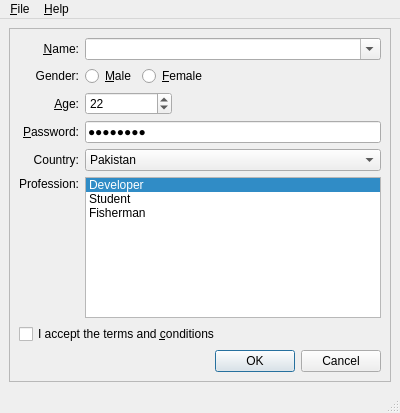
<ui version="4.0" >
 <class>MainWindowOfStylesheet</class>
 <widget class="QMainWindow" name="MainWindowOfStylesheet" >
  <property name="geometry" >
   <rect>
    <x>0</x>
    <y>0</y>
    <width>400</width>
    <height>413</height>
   </rect>
  </property>
  <property name="windowTitle" >
   <string>Style Sheet</string>
  </property>
  <widget class="QWidget" name="centralwidget" >
   <layout class="QVBoxLayout" >
    <property name="margin" >
     <number>9</number>
    </property>
    <property name="spacing" >
     <number>6</number>
    </property>
    <item>
     <widget class="QFrame" name="mainFrame" >
      <property name="frameShape" >
       <enum>QFrame::StyledPanel</enum>
      </property>
      <property name="frameShadow" >
       <enum>QFrame::Raised</enum>
      </property>
      <layout class="QGridLayout" >
       <property name="margin" >
        <number>9</number>
       </property>
       <property name="spacing" >
        <number>6</number>
       </property>
       <item row="6" column="0" colspan="5" >
        <widget class="QCheckBox" name="agreeCheckBox" >
         <property name="toolTip" >
          <string>Please read the LICENSE file before checking</string>
         </property>
         <property name="text" >
          <string>I accept the terms and &amp;conditions</string>
         </property>
        </widget>
       </item>
       <item row="5" column="0" >
        <widget class="QLabel" name="label" >
         <property name="text" >
          <string>Profession:</string>
         </property>
         <property name="alignment" >
          <set>Qt::AlignRight|Qt::AlignTop|Qt::AlignTrailing</set>
         </property>
         <property name="buddy" >
          <cstring>professionList</cstring>
         </property>
        </widget>
       </item>
       <item row="0" column="0" >
        <widget class="QLabel" name="nameLabel" >
         <property name="text" >
          <string>&amp;Name:</string>
         </property>
         <property name="alignment" >
          <set>Qt::AlignRight|Qt::AlignTrailing|Qt::AlignVCenter</set>
         </property>
         <property name="buddy" >
          <cstring>nameCombo</cstring>
         </property>
        </widget>
       </item>
       <item row="1" column="1" >
        <widget class="QRadioButton" name="maleRadioButton" >
         <property name="toolTip" >
          <string>Check this if you are male</string>
         </property>
         <property name="text" >
          <string>&amp;Male</string>
         </property>
        </widget>
       </item>
       <item row="3" column="0" >
        <widget class="QLabel" name="passwordLabel" >
         <property name="text" >
          <string>&amp;Password:</string>
         </property>
         <property name="alignment" >
          <set>Qt::AlignRight|Qt::AlignTrailing|Qt::AlignVCenter</set>
         </property>
         <property name="buddy" >
          <cstring>passwordEdit</cstring>
         </property>
        </widget>
       </item>
       <item row="4" column="1" colspan="4" >
        <widget class="QComboBox" name="countryCombo" >
         <property name="toolTip" >
          <string>Specify country of origin</string>
         </property>
         <property name="statusTip" >
          <string>Specify country of origin</string>
         </property>
         <property name="currentIndex" >
          <number>6</number>
         </property>
         <item>
          <property name="text" >
           <string>Egypt</string>
          </property>
         </item>
         <item>
          <property name="text" >
           <string>France</string>
          </property>
         </item>
         <item>
          <property name="text" >
           <string>Germany</string>
          </property>
         </item>
         <item>
          <property name="text" >
           <string>India</string>
          </property>
         </item>
         <item>
          <property name="text" >
           <string>Italy</string>
          </property>
         </item>
         <item>
          <property name="text" >
           <string>Norway</string>
          </property>
         </item>
         <item>
          <property name="text" >
           <string>Pakistan</string>
          </property>
         </item>
        </widget>
       </item>
       <item row="2" column="0" >
        <widget class="QLabel" name="ageLabel" >
         <property name="text" >
          <string>&amp;Age:</string>
         </property>
         <property name="alignment" >
          <set>Qt::AlignRight|Qt::AlignTrailing|Qt::AlignVCenter</set>
         </property>
         <property name="buddy" >
          <cstring>ageSpinBox</cstring>
         </property>
        </widget>
       </item>
       <item row="4" column="0" >
        <widget class="QLabel" name="countryLabel" >
         <property name="text" >
          <string>Country:</string>
         </property>
         <property name="alignment" >
          <set>Qt::AlignRight|Qt::AlignTrailing|Qt::AlignVCenter</set>
         </property>
         <property name="buddy" >
          <cstring>countryCombo</cstring>
         </property>
        </widget>
       </item>
       <item row="1" column="0" >
        <widget class="QLabel" name="genderLabel" >
         <property name="text" >
          <string>Gender:</string>
         </property>
         <property name="alignment" >
          <set>Qt::AlignRight|Qt::AlignTrailing|Qt::AlignVCenter</set>
         </property>
        </widget>
       </item>
       <item row="3" column="1" colspan="4" >
        <widget class="QLineEdit" name="passwordEdit" >
         <property name="toolTip" >
          <string>Specify your password</string>
         </property>
         <property name="statusTip" >
          <string>Specify your password</string>
         </property>
         <property name="text" >
          <string>Password</string>
         </property>
         <property name="echoMode" >
          <enum>QLineEdit::Password</enum>
         </property>
        </widget>
       </item>
       <item row="1" column="2" colspan="2" >
        <widget class="QRadioButton" name="femaleRadioButton" >
         <property name="toolTip">
          <string>Check this if you are female</string>
         </property>
         <property name="text" >
          <string>&amp;Female</string>
         </property>
        </widget>
       </item>
       <item row="2" column="1" colspan="2" >
        <widget class="QSpinBox" name="ageSpinBox" >
         <property name="toolTip" >
          <string>Specify your age</string>
         </property>
         <property name="statusTip" >
          <string>Specify your age</string>
         </property>
         <property name="minimum" >
          <number>12</number>
         </property>
         <property name="value" >
          <number>22</number>
         </property>
        </widget>
       </item>
       <item row="0" column="1" colspan="4" >
        <widget class="QComboBox" name="nameCombo" >
         <property name="toolTip" >
          <string>Specify your name</string>
         </property>
         <property name="editable" >
          <bool>true</bool>
         </property>
        </widget>
       </item>
       <item row="1" column="4" >
        <spacer>
         <property name="orientation" >
          <enum>Qt::Horizontal</enum>
         </property>
         <property name="sizeHint" >
          <size>
           <width>40</width>
           <height>20</height>
          </size>
         </property>
        </spacer>
       </item>
       <item row="2" column="3" colspan="2" >
        <spacer>
         <property name="orientation" >
          <enum>Qt::Horizontal</enum>
         </property>
         <property name="sizeHint" >
          <size>
           <width>61</width>
           <height>20</height>
          </size>
         </property>
        </spacer>
       </item>
       <item row="7" column="3" colspan="2" >
        <widget class="QDialogButtonBox" name="buttonBox" >
         <property name="orientation" >
          <enum>Qt::Horizontal</enum>
         </property>
         <property name="standardButtons" >
          <set>QDialogButtonBox::Cancel|QDialogButtonBox::NoButton|QDialogButtonBox::Ok</set>
         </property>
        </widget>
       </item>
       <item row="5" column="1" colspan="4" >
        <widget class="QListWidget" name="professionList" >
         <property name="toolTip" >
          <string>Select your profession</string>
         </property>
         <property name="statusTip" >
          <string>Specify your name here</string>
         </property>
         <property name="whatsThis" >
          <string>Specify your name here</string>
         </property>
         <property name="currentRow" >
          <number>0</number>
         </property>
         <item>
          <property name="text" >
           <string>Developer</string>
          </property>
         </item>
         <item>
          <property name="text" >
           <string>Student</string>
          </property>
         </item>
         <item>
          <property name="text" >
           <string>Fisherman</string>
          </property>
         </item>
        </widget>
       </item>
      </layout>
     </widget>
    </item>
   </layout>
  </widget>
  <widget class="QMenuBar" name="menubar" >
   <property name="geometry" >
    <rect>
     <x>0</x>
     <y>0</y>
     <width>400</width>
     <height>29</height>
    </rect>
   </property>
   <widget class="QMenu" name="menu_File" >
    <property name="title" >
     <string>&amp;File</string>
    </property>
    <addaction name="editStyleAction" />
    <addaction name="separator" />
    <addaction name="exitAction" />
   </widget>
   <widget class="QMenu" name="menu_Help" >
    <property name="title" >
     <string>&amp;Help</string>
    </property>
    <addaction name="aboutAction" />
    <addaction name="aboutQtAction" />
   </widget>
   <addaction name="menu_File" />
   <addaction name="menu_Help" />
  </widget>
  <widget class="QStatusBar" name="statusbar" />
  <action name="exitAction" >
   <property name="text" >
    <string>&amp;Exit</string>
   </property>
  </action>
  <action name="aboutQtAction" >
   <property name="text" >
    <string>About Qt</string>
   </property>
  </action>
  <action name="editStyleAction" >
   <property name="text" >
    <string>Edit &amp;Style...</string>
   </property>
  </action>
  <action name="aboutAction" >
   <property name="text" >
    <string>About</string>
   </property>
  </action>
 </widget>
 <resources/>
 <connections/>
</ui>
